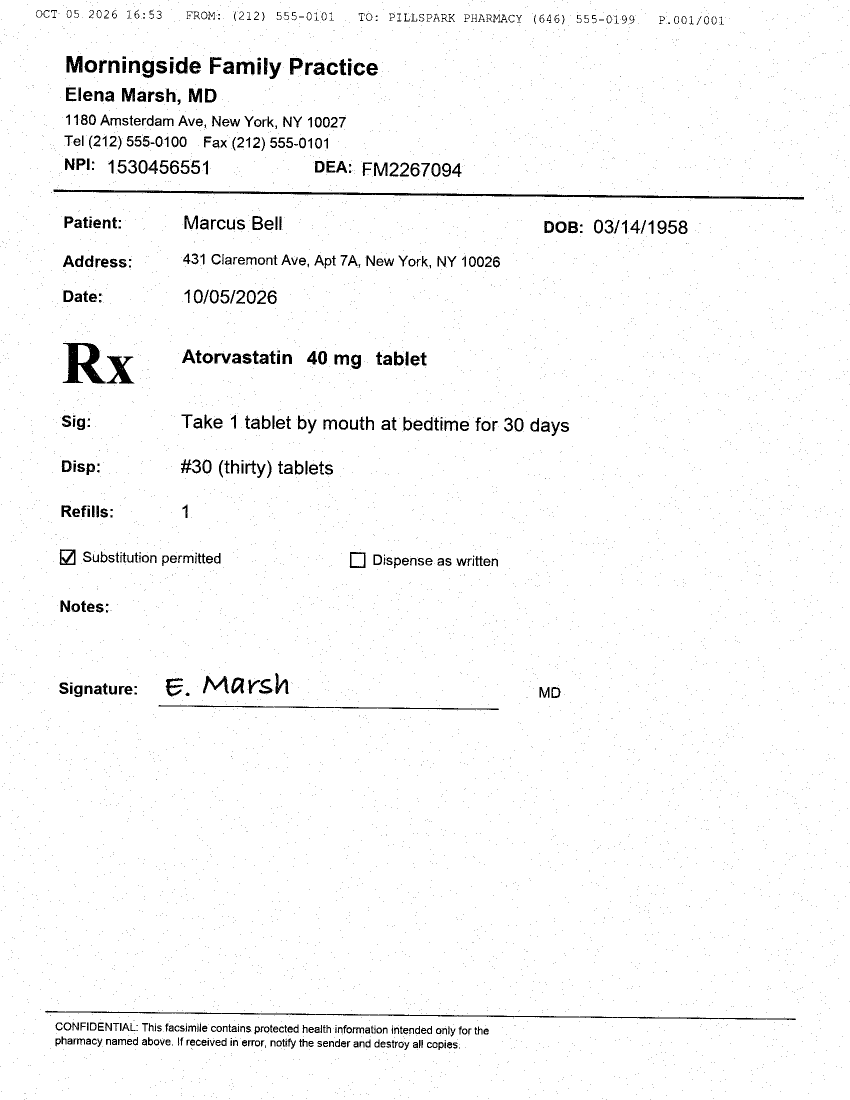
#> input picture faxfill/data/faxes/rx_001.png, 1700 x 2200 px (shown at 1/2 size)
$ python -i ocr.py   (imports and definitions only)
#> lines starting #> are read from the running program, lines starting #| are printed output that depends on the picture; after the words box and inside, x2 and y2 are one past the last pixel; in counts of white or black regions, pixels touching at a corner belong together
#> `picture = cv2.imread('data/faxes/rx_001.png', cv2.IMREAD_GRAYSCALE)`: picture: shape (2200, 1700); 97.3% white; 5968 black regions (5378 under 20 px), largest, box (x1, y1, x2, y2) and area: (107, 379, 1608, 399) 6413, (90, 2021, 1592, 2040) 3433, (125, 686, 211, 767) 3362
"""Deskew, light denoise and Tesseract OCR with word boxes, per page.

    python -m faxfill.ocr rx_001        # writes faxfill/data/ocr/rx_001_p1.json (one file per page)

Pages: a fax is either `rx_001.png` (one page) or `rx_001_p1.png`, `rx_001_p2.png`, ...
Word boxes are reported twice: in the deskewed image Tesseract saw, and mapped back to the ORIGINAL
fax image (`box`), which is what the review UI highlights.
"""
import csv
import io
import json
import math
import re
import subprocess
import sys
from pathlib import Path

import cv2
import numpy as np

DATA = Path(__file__).parent / "data"
FAXES = DATA / "faxes"
HELDOUT = DATA / "heldout"          # held-out faxes (ids "ho_NNN"), generated after the rules were frozen
OCR_DIR = DATA / "ocr"
OCR_VERSION = "ocr-v1"


def folder_for(fax_id):
    return HELDOUT if fax_id.startswith("ho_") else FAXES


# [10 lines left out: function pages, not called in this run]


def estimate_skew(gray, max_deg=4.0, step=0.1):
    """Projection-profile deskew: the angle where text rows line up gives the sharpest row histogram."""
#> called with max_deg = 4, step = 0.1
    small = cv2.resize(gray, None, fx=0.35, fy=0.35, interpolation=cv2.INTER_AREA)
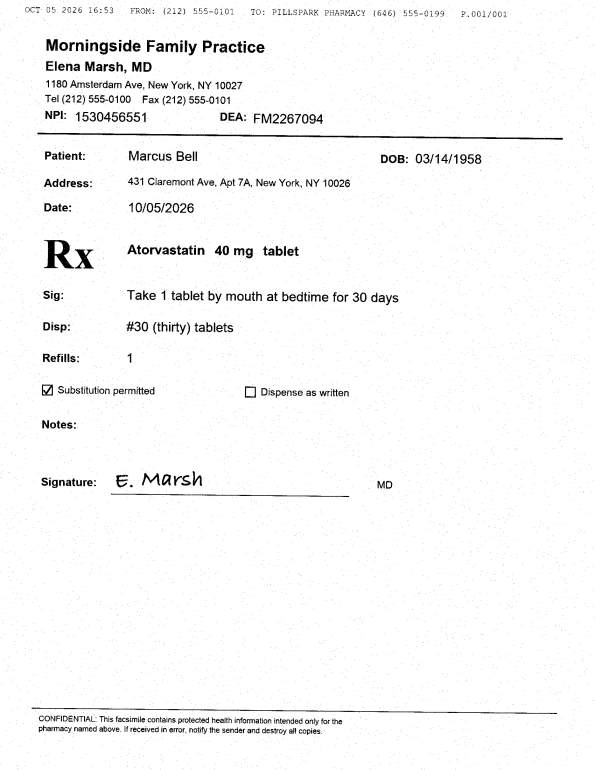
#> small: shape (770, 595); min 0, max 255, mean 248.1
    ink = (small < 128).astype(np.uint8)
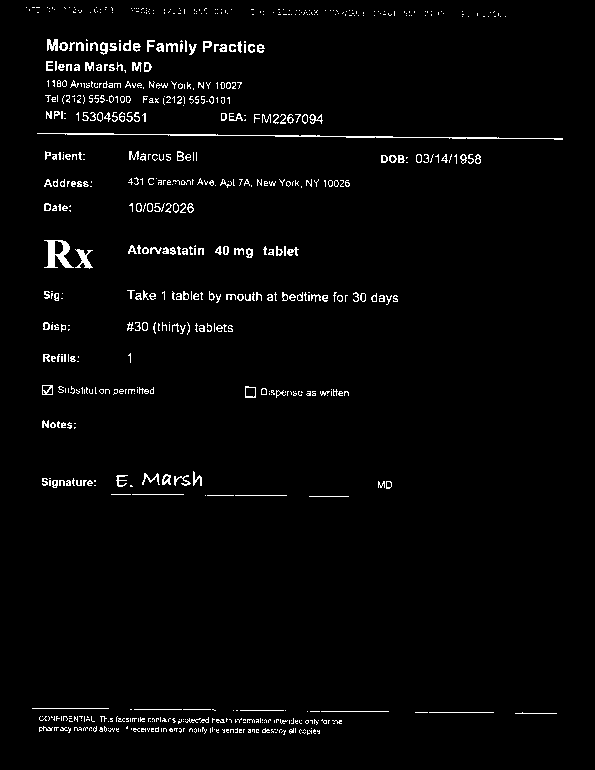
#> ink: shape (770, 595); values 0 (black) and 1 (white), 2.5% white in thin lines or dots, all inside (x1, y1, x2, y2) = (26, 7, 563, 735)
    h, w = ink.shape
#> h = 770; w = 595
    # drop long horizontal lines (fax streaks and form rules): they sit at 0 degrees and would win the search
    lines = cv2.morphologyEx(ink, cv2.MORPH_OPEN, cv2.getStructuringElement(cv2.MORPH_RECT, (w // 4, 1)))
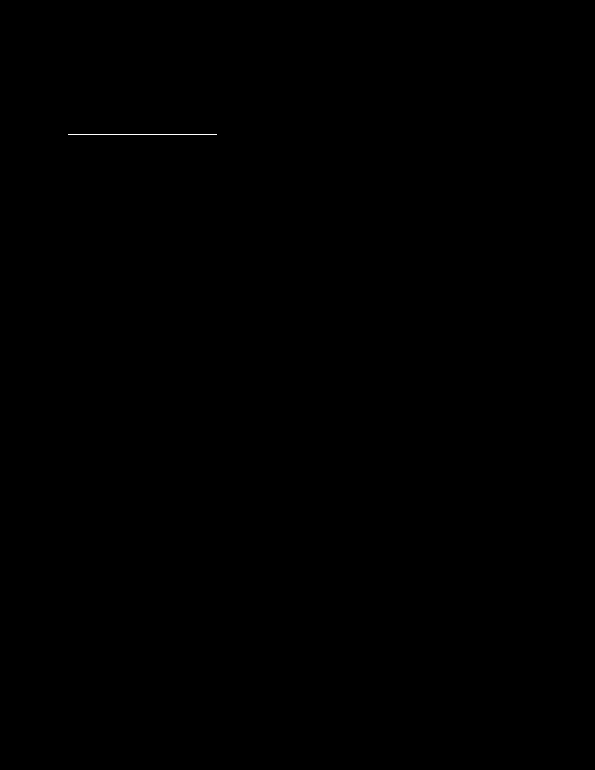
#> lines: shape (770, 595); values 0 (black) and 1 (white), 0.03% white in thin lines or dots, all inside (x1, y1, x2, y2) = (68, 134, 217, 135)
    ink = (ink & (1 - lines)).astype(np.float32)
    best, best_score = 0.0, -1.0
    for deg in np.arange(-max_deg, max_deg + step / 2, step):
        m = cv2.getRotationMatrix2D((w / 2, h / 2), deg, 1.0)
        rot = cv2.warpAffine(ink, m, (w, h), flags=cv2.INTER_NEAREST, borderValue=0)
        rows = rot.sum(axis=1)
        score = float(np.square(np.diff(rows)).sum())
        if score > best_score:
            best, best_score = float(deg), score
#> this loop made 81 passes
#> (score, best, best_score) on passes 1, 2, 3, 4, 5, 6, 7, 9, 10, 12, 13, 14: (18959, -4, 18959), (19589, -3.9, 19589), (21081, -3.8, 21081), (22111, -3.7, 22111), (22172, -3.6, 22172), (23355, -3.5, 23355), (23871, -3.4, 23871), (24713, -3.2, 24713), (25522, -3.1, 25522), (25809, -2.9, 25809), (27272, -2.8, 27272), (28403, -2.7, 28403)
#> score on passes 8, 11, 16, 26, 32, 35: 23487, 24300, 29811, 52910, 85692, 95104
#> pass 1, in estimate_skew, `rot = cv2.warpAffine(ink, m, (w, h), flags=cv2.INTER_NEAREST, borderVa..`:
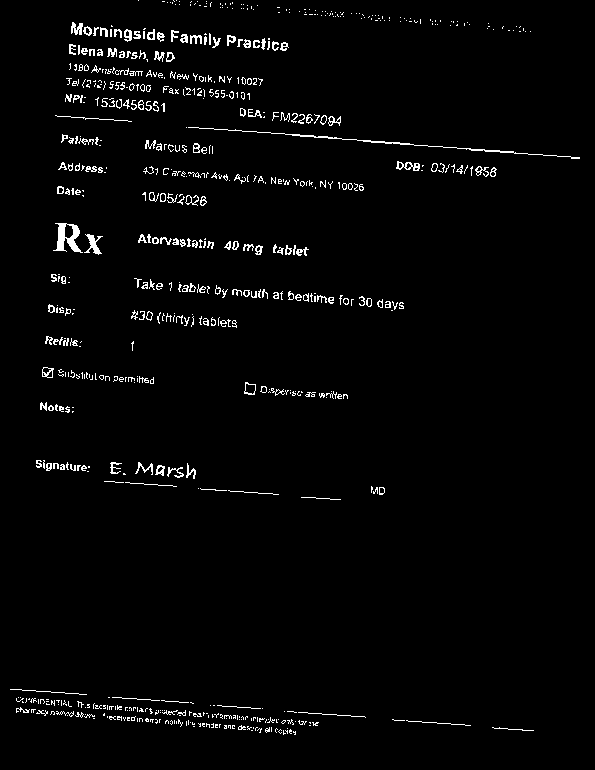
#> rot: shape (770, 595) float32; values 0 (black) and 1 (white), 2.4% white in thin lines or dots
#> pass 2, in estimate_skew, `rot = cv2.warpAffine(ink, m, (w, h), flags=cv2.INTER_NEAREST, borderVa..`:
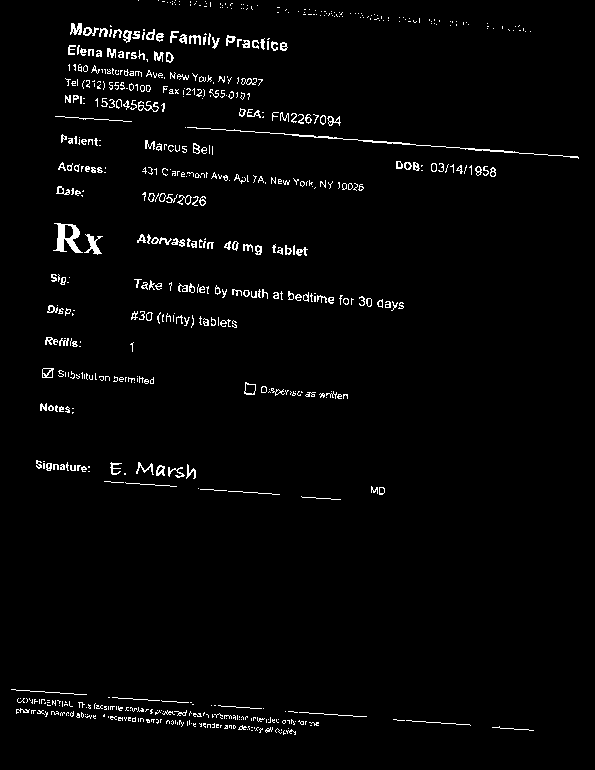
#> rot: shape (770, 595) float32; values 0 (black) and 1 (white), 2.4% white in thin lines or dots
#> pass 3, in estimate_skew, `rot = cv2.warpAffine(ink, m, (w, h), flags=cv2.INTER_NEAREST, borderVa..`:
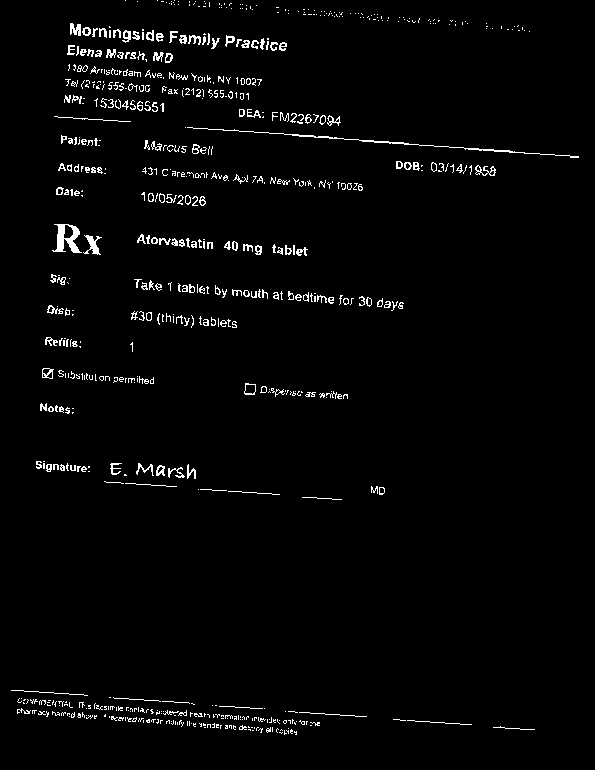
#> rot: shape (770, 595) float32; values 0 (black) and 1 (white), 2.4% white in thin lines or dots
#> after the loop, best = 0.6; best_score = 498826
    return round(best, 2)


# [75 lines left out: functions rotate, denoise, unrotate_box, tesseract_words, group_lines, ocr_page, not called in this run]


_TV = None


# [22 lines left out: functions tesseract_version, run, not called in this run]


# [5 lines not run here, left out]

>>> import cv2
>>> picture = cv2.imread('data/faxes/rx_001.png', cv2.IMREAD_GRAYSCALE)
>>> result = estimate_skew(picture)
#> result = 0.6

$ run again, on faxfill/data/heldout/ho_002_p1.png
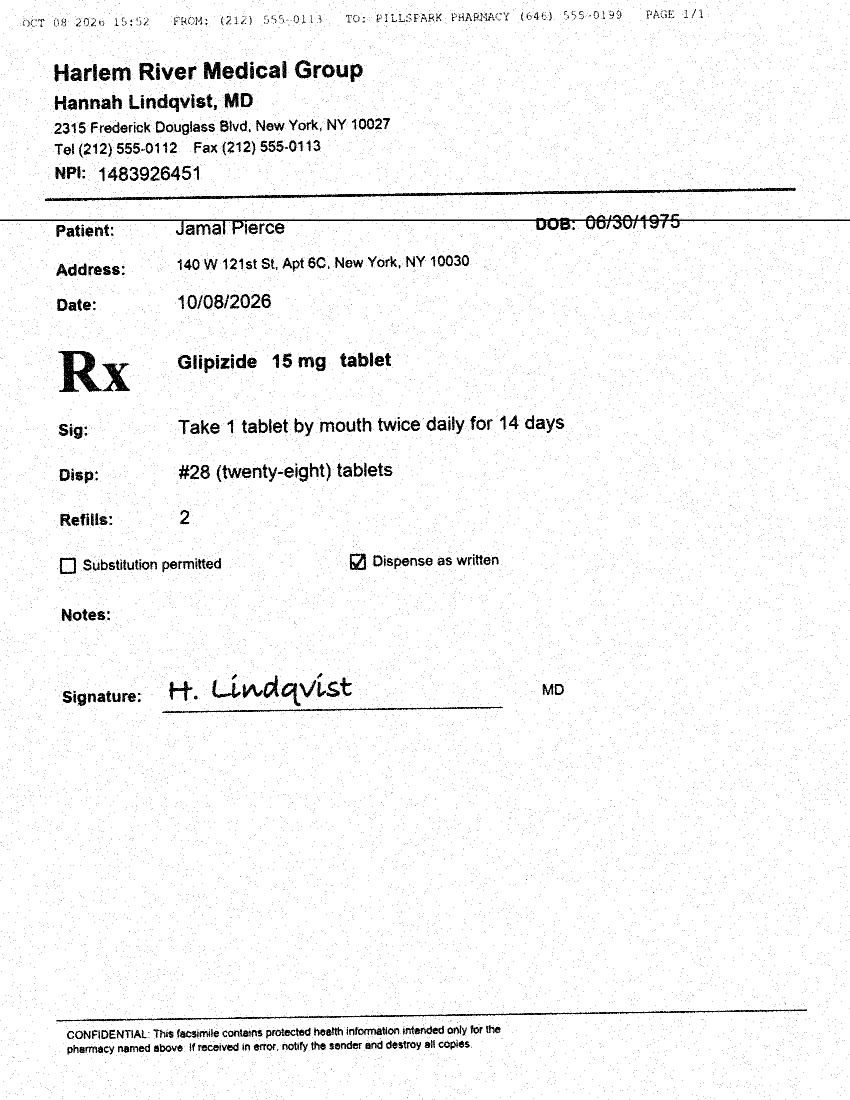
#> input picture faxfill/data/heldout/ho_002_p1.png, 1700 x 2200 px (shown at 1/2 size)
#> picture: shape (2200, 1700); 96.5% white; 14992 black regions (14474 under 20 px), largest, box (x1, y1, x2, y2) and area: (0, 427, 1700, 470) 8407, (90, 375, 1592, 402) 7596, (113, 2018, 1614, 2044) 4328
#> lines: shape (770, 595); values 0 (black) and 1 (white), 0.13% white in thin lines or dots, all inside (x1, y1, x2, y2) = (0, 154, 595, 155)
#> the loop in estimate_skew, `for deg in np.arange(-max_deg, max_deg + step / 2, step):` made 81 passes
#> (score, best, best_score) on passes 1, 2, 3, 5, 6, 7, 8, 9: (28622, -4, 28622), (28754, -3.9, 28754), (29971, -3.8, 29971), (32267, -3.6, 32267), (32502, -3.5, 32502), (32511, -3.4, 32511), (33019, -3.3, 33019), (37389, -3.2, 37389)
#> pass 1, in estimate_skew, `rot = cv2.warpAffine(ink, m, (w, h), flags=cv2.INTER_NEAREST, borderVa..`:
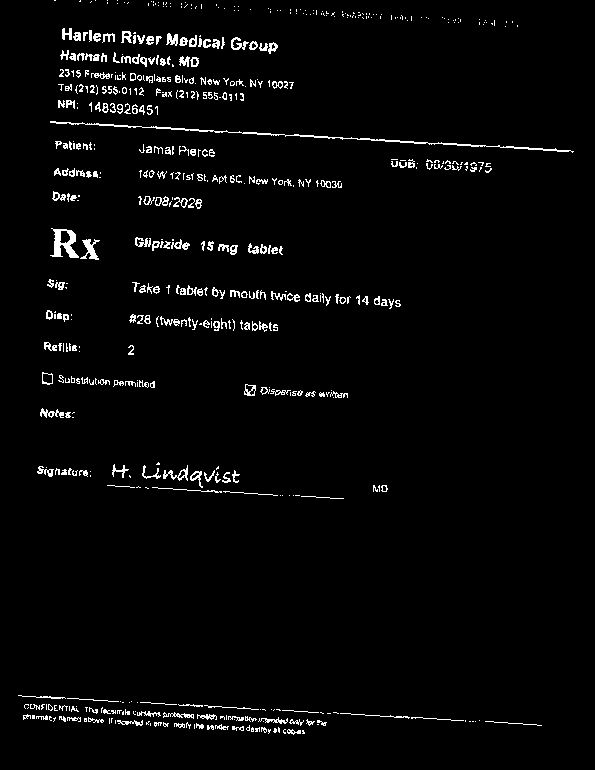
#> rot: shape (770, 595) float32; values 0 (black) and 1 (white), 2.9% white in thin lines or dots, all inside (x1, y1, x2, y2) = (18, 0, 574, 735)
#> pass 3, in estimate_skew, `rot = cv2.warpAffine(ink, m, (w, h), flags=cv2.INTER_NEAREST, borderVa..`:
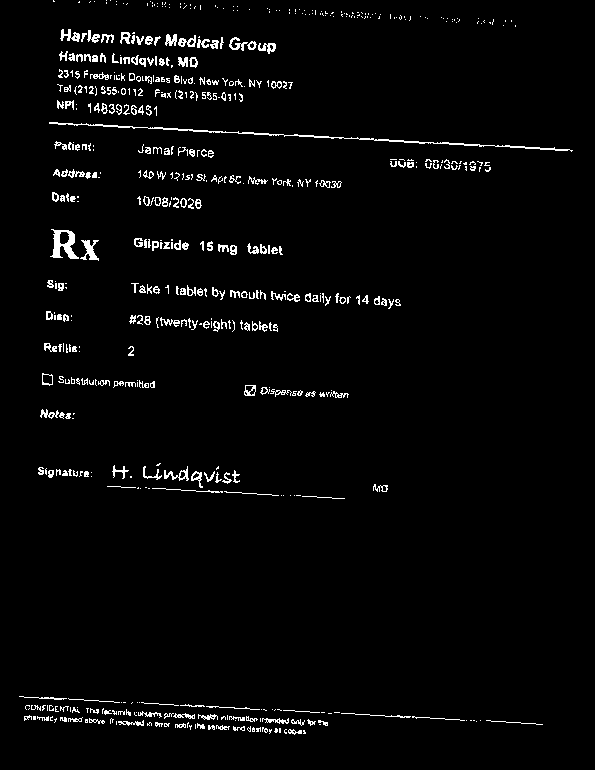
#> rot: shape (770, 595) float32; values 0 (black) and 1 (white), 2.9% white in thin lines or dots, all inside (x1, y1, x2, y2) = (19, 0, 573, 735)
#> after the loop in estimate_skew, `for deg in np.arange(-max_deg, max_deg + step / 2, step):`: best = -0.8; best_score = 750660
#> result = -0.8

$ run again, on faxfill/data/heldout/ho_003_p1.png
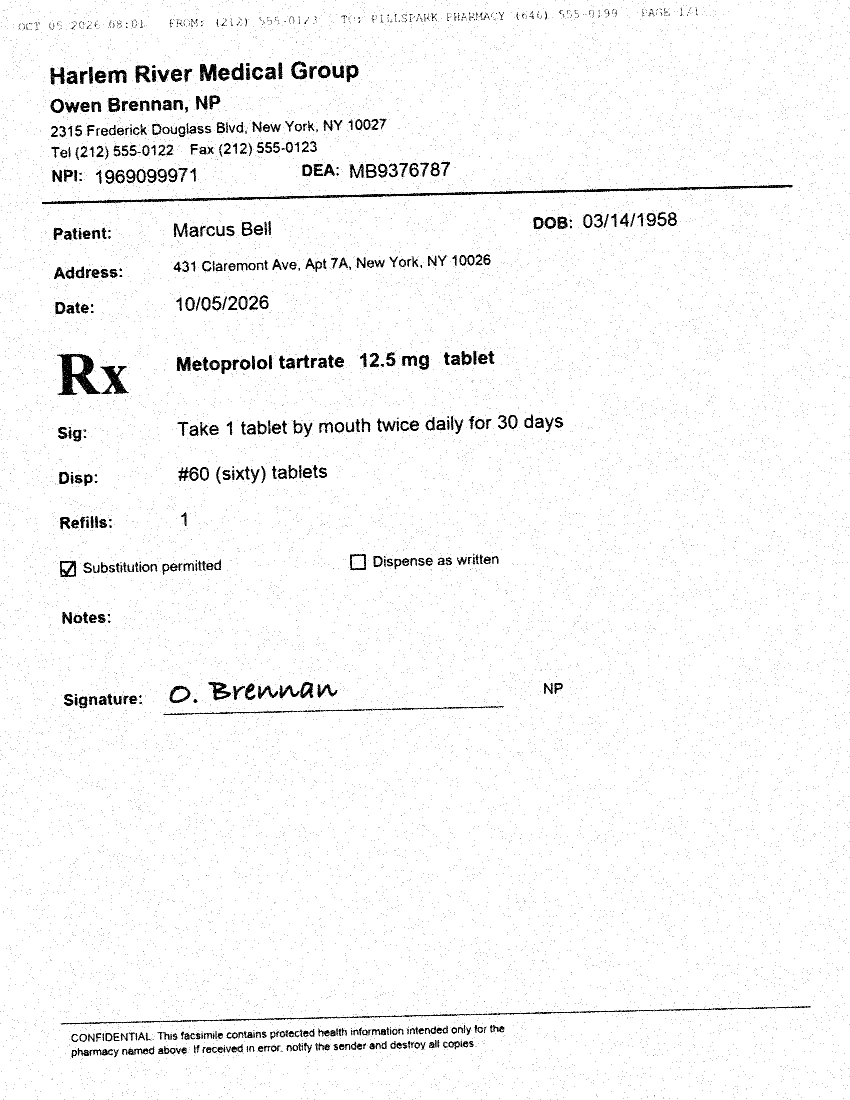
#> input picture faxfill/data/heldout/ho_003_p1.png, 1700 x 2200 px (shown at 1/2 size)
#> picture: shape (2200, 1700); 96.9% white; 14974 black regions (14421 under 20 px), largest, box (x1, y1, x2, y2) and area: (84, 370, 1585, 408) 6900, (114, 707, 201, 790) 3423, (201, 732, 258, 788) 1425
#> lines: shape (770, 595); every value is 0
#> the loop in estimate_skew, `for deg in np.arange(-max_deg, max_deg + step / 2, step):` made 81 passes
#> (score, best, best_score) on passes 1, 2, 3, 4, 7, 9, 10, 11: (29136, -4, 29136), (29524, -3.9, 29524), (31601, -3.8, 31601), (32083, -3.7, 32083), (34866, -3.4, 34866), (36804, -3.2, 36804), (40822, -3.1, 40822), (49328, -3, 49328)
#> pass 1, in estimate_skew, `rot = cv2.warpAffine(ink, m, (w, h), flags=cv2.INTER_NEAREST, borderVa..`:
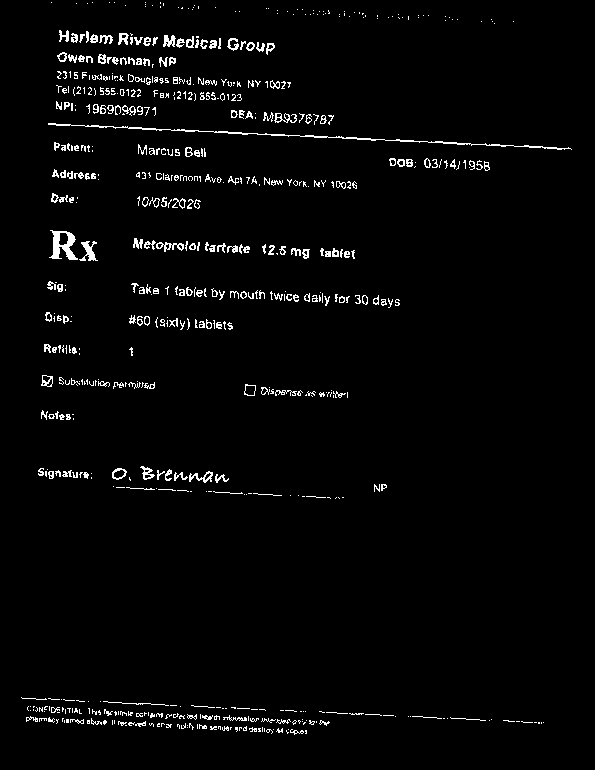
#> rot: shape (770, 595) float32; values 0 (black) and 1 (white), 2.7% white in thin lines or dots, all inside (x1, y1, x2, y2) = (21, 2, 572, 735)
#> pass 3, in estimate_skew, `rot = cv2.warpAffine(ink, m, (w, h), flags=cv2.INTER_NEAREST, borderVa..`:
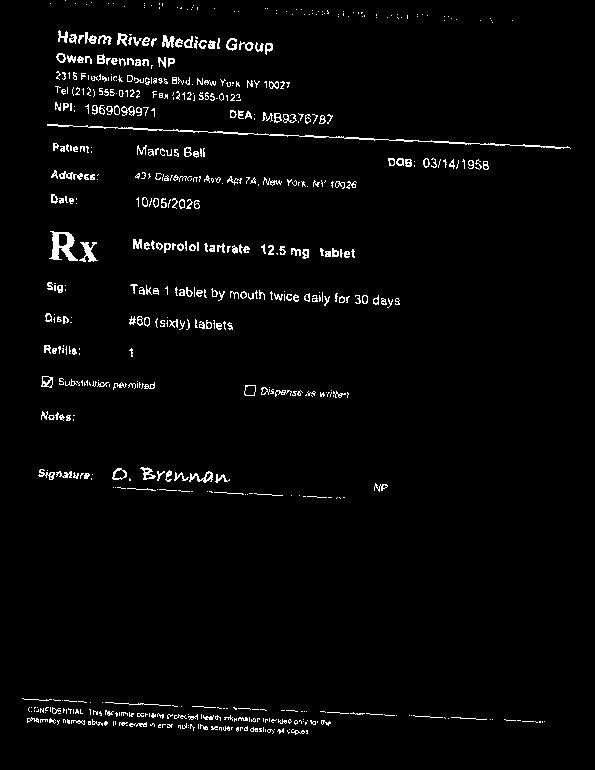
#> rot: shape (770, 595) float32; values 0 (black) and 1 (white), 2.7% white in thin lines or dots, all inside (x1, y1, x2, y2) = (22, 0, 571, 735)
#> after the loop in estimate_skew, `for deg in np.arange(-max_deg, max_deg + step / 2, step):`: best = -1.3; best_score = 636270
#> result = -1.3
